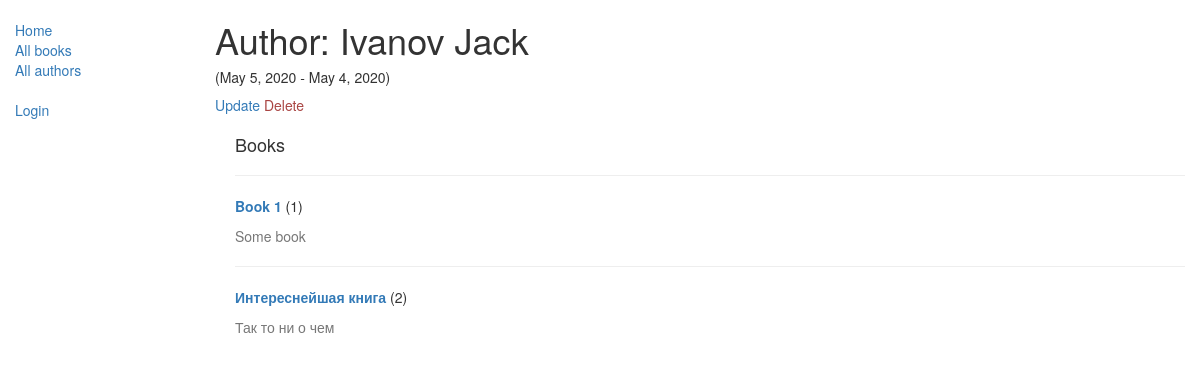
The app's page /catalog/author/1 with its own data.
### catalog/models.py (models this page shows, shortened)
class Author(models.Model):
    first_name = models.CharField(max_length=100)
    last_name = models.CharField(max_length=100)
    date_of_birth = models.DateField(null=True, blank=True)
    date_of_death = models.DateField('died', null=True, blank=True)
    def __str__(self):
        return '{} {}'.format(self.last_name, self.first_name)
    class Meta:
        ordering = ['last_name']
        permissions = (("can_edit_author", "Create/Update/Delete author"),)

class Book(models.Model):
    title = models.CharField(max_length=200)
    author = models.ForeignKey('Author', on_delete=models.SET_NULL, null=True)
    summary = models.TextField(max_length=1000, help_text="Enter a brief description of the book")
    isbn = models.CharField('ISBN', max_length=13,
                            help_text='13 Character <a href="https://www.isbn-international.org/content/what-isbn">ISBN number</a>')
    genre = models.ManyToManyField(Genre, help_text="Select a genre for this book")
    language = models.ForeignKey('Language', on_delete=models.SET_NULL, null=True)
    def __str__(self):
        return self.title
    def display_genre(self):
        """
        Creates a string for the Genre. This is required to display genre in Admin.
        """
        return ', '.join([genre.name for genre in self.genre.all()[:3]])
    display_genre.short_description = 'Genre'
    class Meta:
        permissions = (("can_edit_book", "Edit book info"),)

### catalog/views.py (the view, shortened to what this page needs)
# urls.py: url(r'^author/(?P<pk>\d+)$', views.AuthorDetailView.as_view(), name='author-detail'),
class AuthorDetailView(generic.DetailView):
    model = Author

### catalog/templates/catalog/author_detail.html
{% extends "base_generic.html" %}
{% block content %}
    <h1>Author: {{ author }}</h1>
    <h5>
        {% if author.date_of_birth %}
            ({{ author.date_of_birth }} - {% if author.date_of_death %}{{ author.date_of_death }}{% else %}
            present{% endif %})
        {% endif %}
    </h5>
    <a href="{% url 'author_update' author.id %}">Update</a>
    <a class="text-danger" href="{% url 'author_delete' author.id %}">Delete</a>
  <div style="margin-left:20px;margin-top:20px">
    {% if author.book_set.count %}
    <h4>Books</h4>
    {% for book in author.book_set.all %}
    <hr>
    <p><strong><a href="{% url 'book-detail' book.pk %}">{{ book }}</a></strong> ({{book.bookinstance_set.count}})</p>
    <p class="text-muted">{{book.summary}}</p>
    {% endfor %}
    {% else %}
    <h4>No books</h4>
    {% endif %}
  </div>
{% endblock %}

### records on screen
Author: last_name+first_name "Ivanov Jack", date_of_birth "May 5, 2020", date_of_death "May 4, 2020"
Book: title "Book 1", bookinstance_set.count "1", summary "Some book"
Book: title "Интереснейшая книга", bookinstance_set.count "2", summary "Так то ни о чем"
